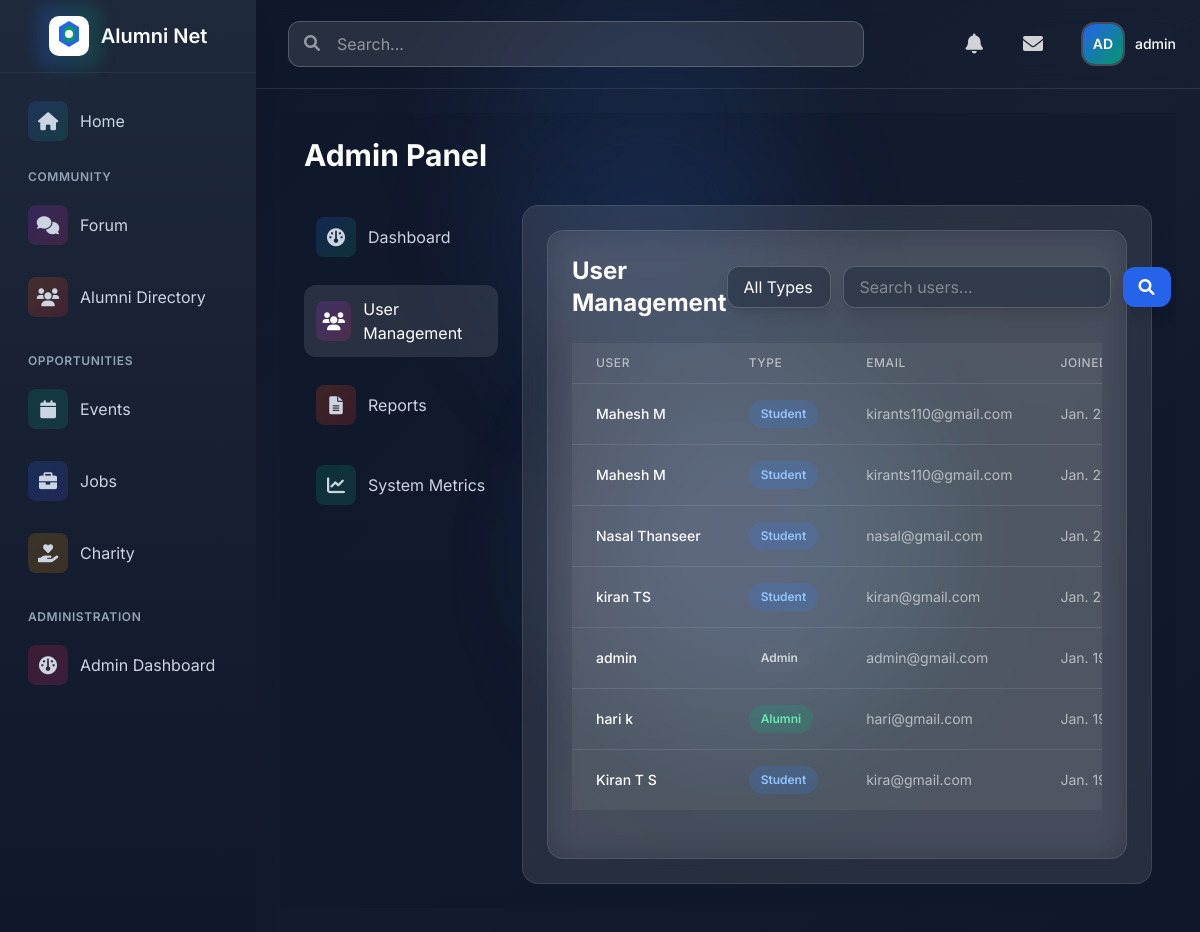
Page /admin-panel/users/ (signed in) on the committed database.
### users/models.py (models this page shows, shortened)
class User(AbstractUser):
    USER_TYPES = (
        ('admin', 'Admin'),
        ('alumni', 'Alumni'),
        ('student', 'Student'),
    )
    INDUSTRY_CHOICES = (
        ('it', 'Information Technology'),
        ('finance', 'Finance'),
        ('healthcare', 'Healthcare'),
        ('education', 'Education'),
        ('manufacturing', 'Manufacturing'),
        ('retail', 'Retail'),
        ('consulting', 'Consulting'),
        ('marketing', 'Marketing'),
        ('other', 'Other')
    )
    AVAILABILITY_CHOICES = (
        ('available', 'Available for Mentorship'),
        ('limited', 'Limited Availability'),
        ('unavailable', 'Not Available'),
    )
    user_type = models.CharField(max_length=10, choices=USER_TYPES, default='student')
    profile_picture = models.ImageField(upload_to='profile_pics/', null=True, blank=True)
    bio = models.TextField(max_length=500, blank=True)
    graduation_year = models.IntegerField(null=True, blank=True)
    current_job_title = models.CharField(max_length=100, blank=True)
    current_company = models.CharField(max_length=100, blank=True)
    industry = models.CharField(max_length=20, choices=INDUSTRY_CHOICES, blank=True)
    years_of_experience = models.PositiveIntegerField(default=0)
    skills = models.TextField(help_text="Enter skills separated by commas", blank=True)
    achievements = models.TextField(blank=True)
    certifications = models.TextField(help_text="Enter certifications separated by commas", blank=True)
    linkedin_profile = models.URLField(max_length=200, blank=True)
    portfolio_link = models.URLField(max_length=200, blank=True)
    mentorship_availability = models.CharField(
        max_length=20,
        choices=AVAILABILITY_CHOICES,
        blank=True
    )
    email_verified = models.BooleanField(default=False)

### admin_panel/views.py (the view)
# urls.py: path('users/', views.user_management, name='user_management'),
@staff_member_required
def user_management(request):
    users = User.objects.all().order_by('-date_joined')
    user_type = request.GET.get('user_type')
    search = request.GET.get('search')
    if user_type:
        users = users.filter(user_type=user_type)
    if search:
        users = users.filter(username__icontains=search) | users.filter(email__icontains=search)
    paginator = Paginator(users, 20)
    page = request.GET.get('page')
    users = paginator.get_page(page)
    return render(request, 'admin_panel/user_management.html', {'users': users})

### admin_panel/templates/admin_panel/user_management.html (shortened to what this page needs)
{% extends 'admin_panel/base_admin.html' %}
{% block admin_content %}
<div class="bg-white/5 backdrop-blur-lg rounded-2xl border border-white/10 p-6">
    <div class="flex justify-between items-center mb-6">
        <h2 class="text-2xl font-bold text-white">User Management</h2>
        <div class="flex space-x-4">
            <form class="flex items-center space-x-3">
                <select name="user_type"
                        class="px-4 py-2 rounded-xl bg-slate-800/50 border border-white/20 text-white
                               focus:border-blue-500 focus:ring-2 focus:ring-blue-500/20
                               appearance-none cursor-pointer shadow-lg shadow-black/10">
                    <option value="" class="bg-slate-800">All Types</option>
                </select>
                <input type="text" name="search" placeholder="Search users..."
                       value="{{ request.GET.search }}"
                       class="px-4 py-2 rounded-xl bg-slate-800/50 border border-white/20 text-white
                              placeholder-white/40 focus:border-blue-500 focus:ring-2 focus:ring-blue-500/20
                              shadow-lg shadow-black/10">
                <button type="submit"
                        class="px-4 py-2 bg-blue-600 text-white rounded-xl hover:bg-blue-700
                               transition-colors duration-200 shadow-lg shadow-black/10">
                    <i class="fas fa-search"></i>
                </button>
            </form>
        </div>
    </div>
    <div class="overflow-x-auto">
        <table class="min-w-full divide-y divide-white/10">
            <thead>
                <tr>
                    <th class="px-6 py-3 bg-white/5 text-left text-xs font-medium text-white/60 uppercase tracking-wider">User</th>
                    <th class="px-6 py-3 bg-white/5 text-left text-xs font-medium text-white/60 uppercase tracking-wider">Type</th>
                    <th class="px-6 py-3 bg-white/5 text-left text-xs font-medium text-white/60 uppercase tracking-wider">Email</th>
                    <th class="px-6 py-3 bg-white/5 text-left text-xs font-medium text-white/60 uppercase tracking-wider">Joined</th>
                </tr>
            </thead>
            <tbody class="divide-y divide-white/10">
                {% for user in users %}
                <tr class="bg-white/5 hover:bg-white/10 transition-colors duration-200">
                    <td class="px-6 py-4 whitespace-nowrap">
                        <div class="flex items-center">
                            <div class="text-sm font-medium text-white">
                                {{ user.get_full_name|default:user.username }}
                            </div>
                        </div>
                    </td>
                    <td class="px-6 py-4 whitespace-nowrap">
                        <span class="px-3 py-1 inline-flex text-xs leading-5 font-semibold rounded-full
                            {% if user.user_type == 'student' %}bg-blue-500/20 text-blue-300
                            {% elif user.user_type == 'alumni' %}bg-emerald-500/20 text-emerald-300
                            {% else %}bg-gray-500/20 text-gray-300{% endif %}">
                            {{ user.get_user_type_display }}
                        </span>
                    </td>
                    <td class="px-6 py-4 whitespace-nowrap text-sm text-white/60">{{ user.email }}</td>
                    <td class="px-6 py-4 whitespace-nowrap text-sm text-white/60">{{ user.date_joined|date }}</td>
                </tr>
                {% endfor %}
            </tbody>
        </table>
    </div>
</div>
{% endblock %}

### templates/base.html (shortened to what this page needs)
{% load user_tags %}
<!DOCTYPE html>
<html lang="en">
<head>
    <script src="https://cdn.tailwindcss.com"></script>
    <link rel="stylesheet" href="https://cdnjs.cloudflare.com/ajax/libs/font-awesome/6.0.0/css/all.min.css">
</head>
<body class="font-[Inter]">
    <div class="min-h-screen flex">
        <aside class="fixed inset-y-0 left-0 bg-gradient-to-b from-slate-800 to-slate-900 shadow-xl w-64 transform transition-transform duration-300 ease-in-out z-30"
               id="sidebar">
            <div class="flex items-center justify-center p-4 border-b border-slate-700/50">
                <a href="/" class="flex items-center space-x-3 group">
                    <div class="relative">
                        <div class="absolute -inset-3 bg-gradient-to-r from-blue-600 to-emerald-600 rounded-xl opacity-25 group-hover:opacity-40 blur transition duration-200"></div>
                    </div>
                    <span class="text-xl font-semibold text-white">Alumni Net</span>
                </a>
            </div>
            <nav class="p-4 space-y-4">
                {% if user.is_authenticated %}
                    <a href="{% url 'home' %}"
                       class="flex items-center space-x-3 p-3 rounded-xl hover:bg-white/10 text-slate-300 hover:text-white transition-all duration-200 group">
                        <div class="w-10 h-10 flex items-center justify-center rounded-lg bg-gradient-to-br from-blue-600/20 to-emerald-600/20 group-hover:from-blue-600/30 group-hover:to-emerald-600/30">
                            <i class="fas fa-home text-lg"></i>
                        </div>
                        <span>Home</span>
                    </a>
                    <div class="space-y-6">
                        <div class="space-y-2">
                            <p class="px-3 text-xs font-semibold text-slate-400 uppercase tracking-wider">Community</p>
                            <a href="{% url 'forum:category_list' %}"
                               class="flex items-center space-x-3 p-3 rounded-xl hover:bg-white/10 text-slate-300 hover:text-white transition-all duration-200 group">
                                <div class="w-10 h-10 flex items-center justify-center rounded-lg bg-gradient-to-br from-purple-600/20 to-pink-600/20 group-hover:from-purple-600/30 group-hover:to-pink-600/30">
                                    <i class="fas fa-comments text-lg"></i>
                                </div>
                                <span>Forum</span>
                            </a>
                            <a href="{% url 'users:alumni_directory' %}"
                               class="flex items-center space-x-3 p-3 rounded-xl hover:bg-white/10 text-slate-300 hover:text-white transition-all duration-200 group">
                                <div class="w-10 h-10 flex items-center justify-center rounded-lg bg-gradient-to-br from-orange-600/20 to-red-600/20 group-hover:from-orange-600/30 group-hover:to-red-600/30">
                                    <i class="fas fa-users text-lg"></i>
                                </div>
                                <span>Alumni Directory</span>
                            </a>
                        </div>
                        <div class="space-y-2">
                            <p class="px-3 text-xs font-semibold text-slate-400 uppercase tracking-wider">Opportunities</p>
                            <a href="{% url 'event_list' %}"
                               class="flex items-center space-x-3 p-3 rounded-xl hover:bg-white/10 text-slate-300 hover:text-white transition-all duration-200 group">
                                <div class="w-10 h-10 flex items-center justify-center rounded-lg bg-gradient-to-br from-emerald-600/20 to-teal-600/20 group-hover:from-emerald-600/30 group-hover:to-teal-600/30">
                                    <i class="fas fa-calendar text-lg"></i>
                                </div>
                                <span>Events</span>
                            </a>
                            <a href="{% url 'job_list' %}"
                               class="flex items-center space-x-3 p-3 rounded-xl hover:bg-white/10 text-slate-300 hover:text-white transition-all duration-200 group">
                                <div class="w-10 h-10 flex items-center justify-center rounded-lg bg-gradient-to-br from-blue-600/20 to-indigo-600/20 group-hover:from-blue-600/30 group-hover:to-indigo-600/30">
                                    <i class="fas fa-briefcase text-lg"></i>
                                </div>
                                <span>Jobs</span>
                            </a>
                            <a href="{% url 'fund_list' %}"
   class="flex items-center space-x-3 p-3 rounded-xl hover:bg-white/10 text-slate-300 hover:text-white transition-all duration-200 group">
    <div class="w-10 h-10 flex items-center justify-center rounded-lg bg-gradient-to-br from-yellow-600/20 to-amber-600/20 group-hover:from-yellow-600/30 group-hover:to-amber-600/30">
        <i class="fas fa-hand-holding-heart text-lg"></i>
    </div>
    <span>Charity</span>
</a>
                        </div>
                        {% if user.is_staff %}
                        <div class="space-y-2">
                            <p class="px-3 text-xs font-semibold text-slate-400 uppercase tracking-wider">Administration</p>
                            <a href="{% url 'admin_panel:dashboard' %}"
                               class="flex items-center space-x-3 p-3 rounded-xl hover:bg-white/10 text-slate-300 hover:text-white transition-all duration-200 group">
                                <div class="w-10 h-10 flex items-center justify-center rounded-lg bg-gradient-to-br from-rose-600/20 to-pink-600/20 group-hover:from-rose-600/30 group-hover:to-pink-600/30">
                                    <i class="fas fa-gauge text-lg"></i>
                                </div>
                                <span>Admin Dashboard</span>
                            </a>
                        </div>
                        {% endif %}
                    </div>
                {% endif %}
            </nav>
        </aside>
        <div class="flex-1 ml-64 relative bg-gradient-to-br from-slate-900 via-slate-800 to-slate-900">
            <div class="absolute inset-0 bg-grid-slate-800/[0.1] bg-[size:60px_60px]"></div>
            <div class="absolute inset-0 bg-gradient-to-b from-slate-900/50 to-slate-900/80"></div>
            <div class="absolute inset-0 overflow-hidden">
                <div class="absolute -top-4 left-1/4 w-72 h-72 bg-blue-500/10 rounded-full blur-3xl"></div>
                <div class="absolute top-1/3 right-1/4 w-96 h-96 bg-emerald-500/10 rounded-full blur-3xl"></div>
                <div class="absolute bottom-1/4 left-1/3 w-80 h-80 bg-purple-500/10 rounded-full blur-3xl"></div>
            </div>
            <header class="sticky top-0 z-20 backdrop-blur-md border-b border-white/10">
                <div class="relative flex items-center justify-between p-4 text-white">
                    <div class="hidden md:flex items-center flex-1 max-w-xl mx-4">
                        <div class="relative w-full group">
                            <input type="text" placeholder="Search..."
                                   class="w-full pl-12 pr-4 py-2.5 rounded-xl bg-white/10 border border-white/20 text-white placeholder-white/50 focus:border-white/30 focus:ring-4 focus:ring-white/10 transition-all duration-200">
                            <i class="fas fa-search absolute left-4 top-3.5 text-white/50 group-hover:text-white/70"></i>
                        </div>
                    </div>
                    <div class="flex items-center space-x-6">
                        {% if user.is_authenticated %}
                            <a href="{% url 'notifications:notification_list' %}" class="relative p-2 text-white/80 hover:text-white rounded-xl hover:bg-white/10 transition-colors duration-200">
                                <i class="fas fa-bell text-xl"></i>
                            </a>
                            <a href="{% url 'messaging:conversation_list' %}"
                               class="relative p-2 text-white/80 hover:text-white rounded-xl hover:bg-white/10 transition-colors duration-200">
                                <i class="fas fa-envelope text-xl"></i>
                            </a>
                            <div class="relative"
                                 x-data="{ open: false }"
                                 @keydown.escape.stop="open = false"
                                 @click.away="open = false">
                                <button @click="open = !open"
                                        class="flex items-center space-x-3 p-2 rounded-xl hover:bg-white/10 transition-all duration-200"
                                        :aria-expanded="open">
                                    <div class="relative">
                                        <div class="w-10 h-10 rounded-xl overflow-hidden ring-2 ring-white/20">
                                            {% if user.profile_picture %}
                                                <img src="{{ user.profile_picture.url }}"
                                                     alt="Profile"
                                                     class="h-full w-full object-cover">
                                            {% else %}
                                                <div class="profile-initials w-full h-full flex items-center justify-center bg-gradient-to-br from-blue-600 to-emerald-600">
                                                    <span class="text-white text-sm font-semibold">{{ user|get_initials }}</span>
                                                </div>
                                            {% endif %}
                                        </div>
                                    </div>
                                    <span class="text-sm font-medium text-white">{{ user.get_full_name|default:user.username }}</span>
                                </button>
                            </div>
                        {% endif %}
                    </div>
                </div>
            </header>
            <main class="relative p-6">
                {% block content %}{% endblock %}
            </main>
        </div>
    </div>
</body>
</html>

### rows in the picture
User: first_name+last_name+username "AD", get_full_name "admin", user_type "Admin", email "admin@gmail.com", date_joined "Jan.…"
User: get_full_name "Mahesh M", user_type "Student", email "kirants110@gmail.com", date_joined "Jan.…"
User: get_full_name "Mahesh M", user_type "Student", email "kirants110@gmail.com", date_joined "Jan.…"
User: get_full_name "Nasal Thanseer", user_type "Student", email "nasal@gmail.com", date_joined "Jan.…"
User: get_full_name "kiran TS", user_type "Student", email "kiran@gmail.com", date_joined "Jan.…"
User: get_full_name "hari k", user_type "Alumni", email "hari@gmail.com", date_joined "Jan.…"
User: get_full_name "Kiran T S", user_type "Student", email "kira@gmail.com", date_joined "Jan.…"
